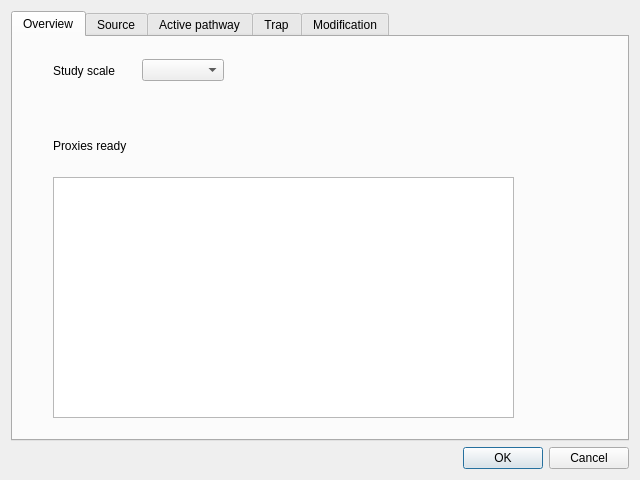
<?xml version="1.0" encoding="UTF-8"?>
<ui version="4.0">
 <class>Dialog</class>
 <widget class="QDialog" name="Dialog">
  <property name="geometry">
   <rect>
    <x>0</x>
    <y>0</y>
    <width>640</width>
    <height>480</height>
   </rect>
  </property>
  <property name="windowTitle">
   <string>Dialog</string>
  </property>
  <layout class="QVBoxLayout" name="verticalLayout">
   <item>
    <widget class="QTabWidget" name="tabWidget">
     <property name="currentIndex">
      <number>0</number>
     </property>
     <widget class="QWidget" name="tab_9">
      <attribute name="title">
       <string>Overview</string>
      </attribute>
      <widget class="QListView" name="listView">
       <property name="geometry">
        <rect>
         <x>40</x>
         <y>140</y>
         <width>461</width>
         <height>241</height>
        </rect>
       </property>
      </widget>
      <widget class="QLabel" name="label_3">
       <property name="geometry">
        <rect>
         <x>40</x>
         <y>100</y>
         <width>101</width>
         <height>17</height>
        </rect>
       </property>
       <property name="text">
        <string>Proxies ready</string>
       </property>
      </widget>
      <widget class="QWidget" name="">
       <property name="geometry">
        <rect>
         <x>40</x>
         <y>20</y>
         <width>171</width>
         <height>27</height>
        </rect>
       </property>
       <layout class="QHBoxLayout" name="horizontalLayout">
        <item>
         <widget class="QLabel" name="label_2">
          <property name="text">
           <string>Study scale</string>
          </property>
         </widget>
        </item>
        <item>
         <widget class="QComboBox" name="comboBox"/>
        </item>
       </layout>
      </widget>
     </widget>
     <widget class="QWidget" name="tab">
      <attribute name="title">
       <string>Source</string>
      </attribute>
      <widget class="QWidget" name="layoutWidget_3">
       <property name="geometry">
        <rect>
         <x>20</x>
         <y>30</y>
         <width>491</width>
         <height>331</height>
        </rect>
       </property>
       <layout class="QGridLayout" name="gridLayout">
        <item row="6" column="0">
         <widget class="QLabel" name="label_14">
          <property name="text">
           <string>Sodic alteration signature</string>
          </property>
         </widget>
        </item>
        <item row="2" column="2">
         <widget class="QPushButton" name="pushButton_16">
          <property name="text">
           <string>Load</string>
          </property>
         </widget>
        </item>
        <item row="6" column="2">
         <widget class="QPushButton" name="pushButton_24">
          <property name="text">
           <string>Load</string>
          </property>
         </widget>
        </item>
        <item row="1" column="0">
         <widget class="QLabel" name="label_10">
          <property name="text">
           <string>Heat source</string>
          </property>
         </widget>
        </item>
        <item row="6" column="1">
         <widget class="QPushButton" name="pushButton_18">
          <property name="text">
           <string>Process</string>
          </property>
         </widget>
        </item>
        <item row="4" column="1">
         <widget class="QPushButton" name="pushButton_19">
          <property name="text">
           <string>Process</string>
          </property>
         </widget>
        </item>
        <item row="3" column="2">
         <widget class="QPushButton" name="pushButton_23">
          <property name="text">
           <string>Load</string>
          </property>
         </widget>
        </item>
        <item row="0" column="1">
         <widget class="QPushButton" name="pushButton_6">
          <property name="text">
           <string>Process</string>
          </property>
         </widget>
        </item>
        <item row="0" column="0">
         <widget class="QLabel" name="label">
          <property name="text">
           <string>Metal and fluid source</string>
          </property>
         </widget>
        </item>
        <item row="3" column="0">
         <widget class="QLabel" name="label_11">
          <property name="sizePolicy">
           <sizepolicy hsizetype="Preferred" vsizetype="Minimum">
            <horstretch>0</horstretch>
            <verstretch>0</verstretch>
           </sizepolicy>
          </property>
          <property name="text">
           <string>Temporal relationship with magmatic intrusion</string>
          </property>
          <property name="wordWrap">
           <bool>true</bool>
          </property>
         </widget>
        </item>
        <item row="0" column="2">
         <widget class="QPushButton" name="pushButton_11">
          <property name="text">
           <string>Load</string>
          </property>
         </widget>
        </item>
        <item row="5" column="2">
         <widget class="QPushButton" name="pushButton_22">
          <property name="text">
           <string>Load</string>
          </property>
         </widget>
        </item>
        <item row="9" column="0">
         <widget class="QLabel" name="label_17">
          <property name="text">
           <string>(Sub) economic Cu-Au presence</string>
          </property>
         </widget>
        </item>
        <item row="7" column="0">
         <widget class="QLabel" name="label_15">
          <property name="sizePolicy">
           <sizepolicy hsizetype="Preferred" vsizetype="Minimum">
            <horstretch>0</horstretch>
            <verstretch>0</verstretch>
           </sizepolicy>
          </property>
          <property name="text">
           <string>Potassic and/or calsic alteration signature</string>
          </property>
          <property name="wordWrap">
           <bool>true</bool>
          </property>
         </widget>
        </item>
        <item row="1" column="1">
         <widget class="QPushButton" name="pushButton_13">
          <property name="text">
           <string>Process</string>
          </property>
         </widget>
        </item>
        <item row="4" column="0">
         <widget class="QLabel" name="label_12">
          <property name="text">
           <string>Magnetic high anomalies</string>
          </property>
         </widget>
        </item>
        <item row="1" column="2">
         <widget class="QPushButton" name="pushButton_14">
          <property name="text">
           <string>Load</string>
          </property>
         </widget>
        </item>
        <item row="2" column="0">
         <widget class="QLabel" name="label_9">
          <property name="text">
           <string>Proximity to FeO3 concentration</string>
          </property>
         </widget>
        </item>
        <item row="8" column="0">
         <widget class="QLabel" name="label_18">
          <property name="text">
           <string>Low Ti signature in Fe-oxides</string>
          </property>
         </widget>
        </item>
        <item row="5" column="0">
         <widget class="QLabel" name="label_13">
          <property name="text">
           <string>Alkaline magma signature</string>
          </property>
         </widget>
        </item>
        <item row="2" column="1">
         <widget class="QPushButton" name="pushButton_15">
          <property name="text">
           <string>Process</string>
          </property>
         </widget>
        </item>
        <item row="4" column="2">
         <widget class="QPushButton" name="pushButton_20">
          <property name="text">
           <string>Load</string>
          </property>
         </widget>
        </item>
        <item row="3" column="1">
         <widget class="QPushButton" name="pushButton_21">
          <property name="text">
           <string>Process</string>
          </property>
         </widget>
        </item>
        <item row="5" column="1">
         <widget class="QPushButton" name="pushButton_17">
          <property name="text">
           <string>Process</string>
          </property>
         </widget>
        </item>
        <item row="10" column="0">
         <widget class="QLabel" name="label_16">
          <property name="text">
           <string>Sodic alteration signature</string>
          </property>
         </widget>
        </item>
       </layout>
      </widget>
     </widget>
     <widget class="QWidget" name="tab_3">
      <attribute name="title">
       <string>Active pathway</string>
      </attribute>
     </widget>
     <widget class="QWidget" name="tab_4">
      <attribute name="title">
       <string>Trap</string>
      </attribute>
     </widget>
     <widget class="QWidget" name="tab_2">
      <attribute name="title">
       <string>Modification</string>
      </attribute>
     </widget>
    </widget>
   </item>
   <item>
    <widget class="QDialogButtonBox" name="buttonBox">
     <property name="orientation">
      <enum>Qt::Horizontal</enum>
     </property>
     <property name="standardButtons">
      <set>QDialogButtonBox::Cancel|QDialogButtonBox::Ok</set>
     </property>
    </widget>
   </item>
  </layout>
 </widget>
 <resources/>
 <connections>
  <connection>
   <sender>buttonBox</sender>
   <signal>accepted()</signal>
   <receiver>Dialog</receiver>
   <slot>accept()</slot>
   <hints>
    <hint type="sourcelabel">
     <x>248</x>
     <y>254</y>
    </hint>
    <hint type="destinationlabel">
     <x>157</x>
     <y>274</y>
    </hint>
   </hints>
  </connection>
  <connection>
   <sender>buttonBox</sender>
   <signal>rejected()</signal>
   <receiver>Dialog</receiver>
   <slot>reject()</slot>
   <hints>
    <hint type="sourcelabel">
     <x>316</x>
     <y>260</y>
    </hint>
    <hint type="destinationlabel">
     <x>286</x>
     <y>274</y>
    </hint>
   </hints>
  </connection>
 </connections>
</ui>
